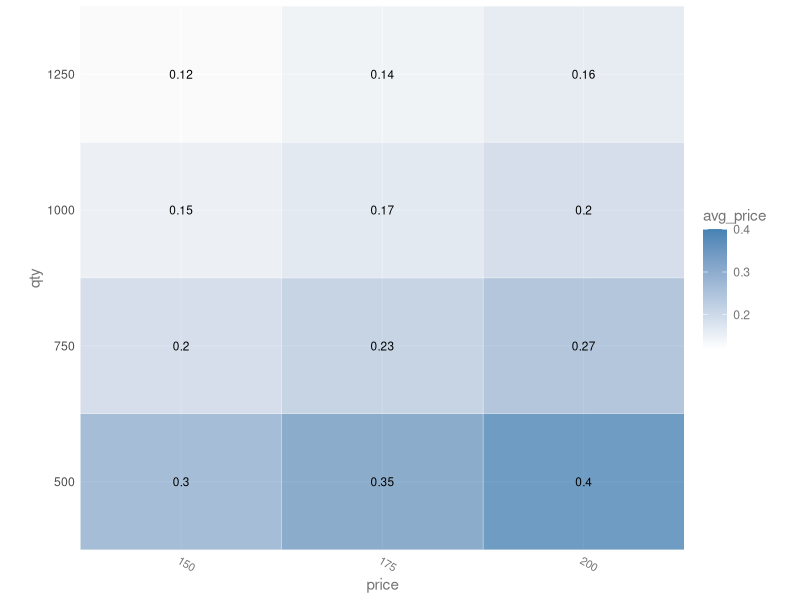

Write the R code that produced this figure.
library(utils)
library(tidyverse)

price <- c(200, 175, 150)
qty <- c(500, 750, 1000, 1250)

d1 <- expand.grid(price = price, qty = qty)
df <- d1 %>% 
  mutate(avg_price = round(price/qty, 2))

df_sensitivity_table <- df %>%
  mutate(qty = as.factor(paste0("qty_", qty))) %>% 
  spread(qty, avg_price)

rownames(df_sensitivity_table) <- df_sensitivity_table$price
df_sensitivity_table <- df_sensitivity_table %>% select(-price)


base_size <- 9

df_heatmap <- df %>% 
  mutate(price = as.factor(price),
         qty = as.factor(qty))

sensitivity_heatmap <- ggplot(df_heatmap, aes(price, qty)) +
  geom_tile(aes(fill = avg_price), 
            colour = "white", alpha=0.75) +
  geom_text(aes(price, qty, label = avg_price), 
            color = 'black', size = 3) +
  scale_fill_gradient(low = "white", 
                      high = "steelblue") +
  theme_grey(base_size = base_size) +
  labs(x = "price", y = "qty") +
  scale_x_discrete(expand = c(0, 0)) +
  scale_y_discrete(expand = c(0, 0)) +
  theme(
        text=element_text(size=11, color='#757575'),
        axis.ticks=element_blank(), 
        aspect.ratio = 0.9,
        axis.text.x=element_text(size=base_size*0.9,
                                 angle=330, 
                                 hjust = 0, 
                                 colour="#757575"))

sensitivity_heatmap
